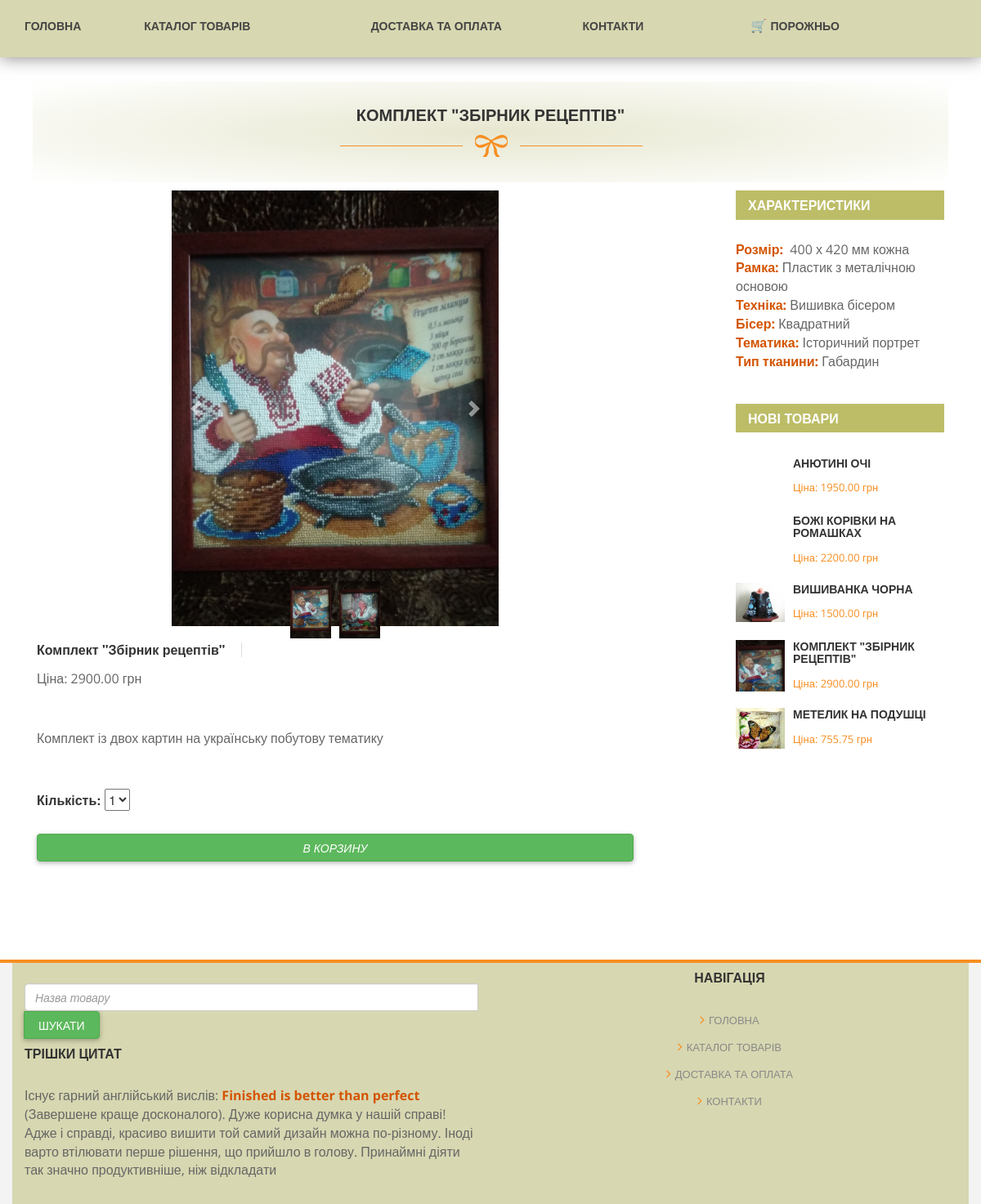
The app's page /posts/6/, older data.
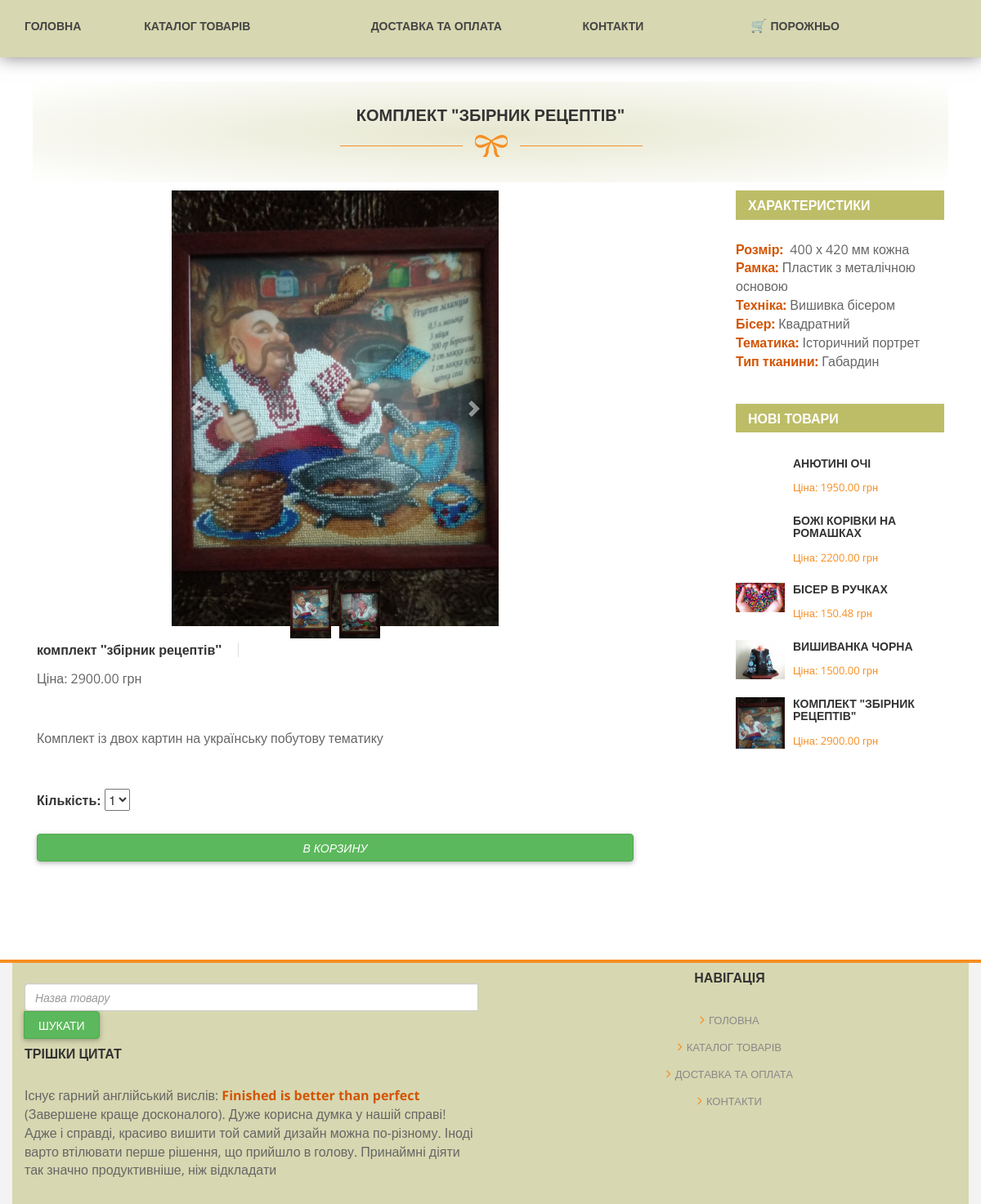
The same page, newer data.
### pages/models.py (models this page shows, shortened)
class Posts(models.Model):
    categoryid = models.CharField(max_length=6, verbose_name='Номер категории' , null=True)
    category = models.ForeignKey('Category', on_delete=models.CASCADE, null=True, verbose_name='Категория')
    title = models.CharField(max_length=150, verbose_name='Наименование')
    slug = models.SlugField(max_length=200, db_index=True,blank=True,allow_unicode=True)
    price = models.CharField(verbose_name='Цена',max_length=50)
    dopolnitelnie_xapakteristiki = models.CharField( verbose_name='Дополнительные характеристики',max_length=2550,null=True)
    polnoe_opisanie = models.CharField( verbose_name='Полное описание',max_length=10000)
    description = models.CharField(max_length=150, verbose_name='Мета описание',blank=True)
    keywords = models.CharField(max_length=150, verbose_name='Мета слова',blank=True)
    glavnoe_photo = models.ImageField(upload_to='photos/%Y/%m/%d/', verbose_name='Главное фото')
    photo_na_slider = models.ImageField(upload_to='photos/%Y/%m/%d/', verbose_name='Главное фото на слайдер',default=None,null=True)
    class Meta:
        verbose_name = 'Запись'
        verbose_name_plural = 'Записи'
        ordering = ['title']

class Pages(models.Model):
    podcherk = models.ImageField(upload_to='photos/%Y/%m/%d/', verbose_name='Картинка подчёркивания', blank=True)
    text = models.CharField(max_length=35000, verbose_name='Текст внизу' , null=True)
    title = models.CharField(max_length=150, verbose_name='Название страницы')
    description = models.CharField(max_length=150, verbose_name='Мета описание')
    keywords = models.CharField(max_length=150, verbose_name='Мета слова')
    fotertitle = models.CharField(max_length=350, verbose_name='Заголовок в футере')
    fotercontent = models.CharField(max_length=550, verbose_name='Слова в футере')
    logo = models.ImageField(upload_to='photos/%Y/%m/%d/', verbose_name='Логотип', blank=True)
    class Meta:
        verbose_name = 'Страница'
        verbose_name_plural = 'Страницы'

class Photos(models.Model):
    title = models.ForeignKey('Posts', on_delete=models.CASCADE, null=True, verbose_name='Товар')
    photo = models.ImageField(upload_to='photos/%Y/%m/%d/', verbose_name='Фото')
    num = models.CharField(max_length=10, verbose_name='Номер слайда', null=True)
    def photo_img(self):
        if self.photo:
            return u'<a href="{0}" target="_blank"><img src="{0}" width="100"/></a>'.format(self.photo.url)
        else:
            return '(Нет изображения)'
    photo_img.short_description = 'Картинка'
    photo_img.allow_tags = True
    class Meta:
        verbose_name = 'Фото'
        verbose_name_plural = 'Фото'
        ordering = ['title']

### pages/views.py (the view)
# urls.py: path('posts/<int:post_id>/', view_posts, name='view_posts'),
def view_posts(request, post_id):
    cart = Cart(request)
    page = Pages.objects.get(pk=4)
    post_item = get_object_or_404(Posts, pk=post_id)
    posts = Posts.objects.all()[0:5]
    category = Category.objects.all()
    photos = Photos.objects.filter(title=post_id)
    return render(request, 'pages/single-post.html', {"post_item": post_item ,'cart': cart, 'page':page , 'posts':posts , 'category':category , 'photos':photos})

### cart/cart.py (called while the page is built)
    def __len__(self):
        return sum(item['quantity'] for item in self.cart.values())

### pages/templates/pages/single-post.html (shortened to what this page needs)
{% extends "main.html" %}
{% block content %}
            <div id="product-post">
                <div class="container">
                    <div class="row">
                        <div class="col-md-12">
                            <div class="heading-section">
                                <h2>{{ post_item.title }}</h2>
                                <img src="{{ page.podcherk.url }}" alt="" />
                            </div>
                        </div>
                    </div>
                    <div id="single-blog" class="page-section first-section">
                        <div class="container">
                            <div class="row">
                                <div class="product-item col-md-12">
                                    <div class="row">
                                        <div class="col-md-8">
      <div id="carouselExampleIndicators" class="carousel slide" data-ride="carousel">
  <ol class="carousel-indicators">
    <img class="w active" data-target="#carouselExampleIndicators" data-slide-to="0"src="{{ post_item.photo_na_slider.url }}" alt="">
{% for item in photos %}
    <img class="w" data-target="#carouselExampleIndicators" data-slide-to="{{ item.num }}"src="{{ item.photo.url }}" alt="">
{% endfor %}
  </ol>
  <div class="carousel-inner">
    <div class="carousel-item active">
      <img
        src="{{ post_item.photo_na_slider.url }}"
        class="d-block w-100"
        alt="..."
      />
    </div>
  </div>
  <a
    class="carousel-control-prev"
    href="#carouselExampleIndicators"
    role="button"
    data-slide="prev"
  >
    <span class="carousel-control-prev-icon" aria-hidden="true"></span>
  </a>
  <a
    class="carousel-control-next"
    href="#carouselExampleIndicators"
    role="button"
    data-slide="next"
  >
    <span class="carousel-control-next-icon" aria-hidden="true"></span>
  </a>
</div>
                                                <div class="product-content">
                                                    <div class="product-title">
                                                        <h3>{{ post_item.title }}</h3>
                                                    </div>
                                                    <p>Ціна: {{post_item.price}} грн</p>
                                                    <p>{% autoescape off %}{{ post_item.dopolnitelnie_xapakteristiki }}{% endautoescape %}</p>
                                                    <form action="{% url 'cart:cart_add' post_item.id %}" method="post">
                                                    <label for="id_quantity">Кількість:</label>
      <select name="quantity" id="id_quantity">
  <option value="1">1</option>
</select>
                                                    <input type="submit" class='btn btn-success' value="В корзину">
                                                </form>
                                                </div>
                                        </div>
                                        <div class="col-md-3 col-md-offset-1">
                                            <div class="side-bar">
                                                <div class="news-letters">
                                                    <h4>Характеристики</h4>
                                                    <div class="archives-list">
                                                        <ul>
                                                    <p>{% autoescape off %}{{ post_item.polnoe_opisanie }}{% endautoescape %}</p>
                                                        </ul>
                                                    </div>
                                                </div>
                                                <div class="recent-post">
                                                    <h4>Нові товари</h4>
                                                    <div class="posts">
                                                        {% for item in posts %}
                                                        <div class="recent-post">
                                                            <div class="recent-post-thumb">
                                                                <a href="\posts/{{ item.id }}"><img src="{{item.glavnoe_photo.url}}" width='60px' alt="">
                                                            </div>
                                                            <div class="recent-post-info">
                                                                <h6>{{item.title}}</a></h6>
                                                                <span>Ціна: {{item.price}} грн</span>
                                                            </div>
                                                        </div>
                                                        {% endfor %}
                                                    </div>
                                                </div>
                                            </div>
                                        </div>
                                    </div>
                                </div>
                            </div>
                        </div>
                    </div>
                </div>
            </div>
{% endblock %}

### templates/main.html (shortened to what this page needs)
{% load static %}
<!DOCTYPE html>
 <html class="no-js">
    <head>
        <link rel="stylesheet" href="{% static 'css/mdb.min.css' %}">
        <link rel="stylesheet" href="{% static 'css/bootstrap.css' %}">
        <link rel="stylesheet" href="{% static 'css/font-awesome.css' %}">
        <link rel="stylesheet" href="{% static 'css/templatemo_style.css' %}">
        <link rel="stylesheet" href="{% static 'css/templatemo_misc.css' %}">
        <link rel="stylesheet" href="{% static 'css/flexslider.css' %}">
        <link rel="stylesheet" href="{% static 'css/testimonails-slider.css' %}">
        <link rel="stylesheet" href="{% static 'css/style.css' %}">
    </head>
    <body>
                <div id="main-header" class="main-header">
                    <div class="container m">
                                <div class="main-menu v">
                                    <div class="container">
                                    <div class="row">
                                    <div class="col-sm-1"><div class=""></div><a href="\" class="a">Головна</a></div>
                                    <div class="col-sm-3"><div class=""></div><a href="\category" class="a">Каталог товарів</a></div>
                                    <div class="col-sm-3"><div class=""></div><a href="\dostavka" class="a">Доставка та оплата</a></div>
                                    <div class="col-sm-1"><div class=""></div><a href="\contacts" class="a">Контакти</a></div>
                                        <div class="cart col-sm-4">
    {% with total_items=cart|length %}
        {% if cart|length > 0 %}
            🛒
            <a href="{% url 'cart:cart_detail' %}" class="a">
                {{ total_items }} шт.
                {{ cart.get_total_price }} грн.
            </a>
        {% else %}
            🛒 <a href="" class="a">Порожньо</a>
        {% endif %}
    {% endwith %}
</div>
                                    </div>
                                    </div>
                                </div>
                        </div>
                    </div>
{% block content %}
{% endblock %}
      <footer>
                <div class="container main-header">
                    <div class="main-footer">
                        <div class="row">
                            <div class="col-md-6">
                              <div class="col-sm">
        <form class=" input-group" action="{% url 'pages:category' %}">
        <input
          type="search"
          placeholder="Назва товару"
          class="col-md-8 form-control "
          aria-label="Search"
          name="search"
        />
        <button
          class="btn btn-success col-md-2"
          type="submit"
          data-mdb-ripple-color="dark"
        >
          Шукати
        </button></form></div>
                                <div class="about">
                                    <h4 class="footer-title">{{page.fotertitle}}</h4>
                                    <p>{% autoescape off %}{{page.fotercontent}}{% endautoescape %}</p>
                                </div>
                            </div>
                            <div class="col-md-6">
                                <div class="shop-list tac">
                                    <h4 class="footer-title">Навігація</h4>
                                    <ul>
                                        <li><a href="\"><i class="fa fa-angle-right"></i>Головна</a></li>
                                        <li><a href="\category"><i class="fa fa-angle-right"></i>Каталог товарів</a></li>
                                        <li><a href="\dostavka"><i class="fa fa-angle-right"></i>Доставка та оплата</a></li>
                                        <li><a href="\contacts"><i class="fa fa-angle-right"></i>Контакти</a></li>
                                    </ul>
                                </div>
                            </div>
                        </div>
                    </div>
                </div>
            </footer>
    </body>
</html>

### Roket/static/css/templatemo_style.css (style rules this page uses)
a { text-decoration: none; color: #f78e21; }
p { font-family: 'Open Sans', sans-serif; font-size: 13px; color: #666; }
.heading-section { text-align: center; padding: 100px 0 80px 0; }
.heading-section h2 { font-family: 'Open Sans', sans-serif; font-size: 20px; color: #333; font-weight: 700; text-transform: uppercase; }
*, *:before, *:after { -moz-box-sizing: border-box; -webkit-box-sizing: border-box; box-sizing: border-box; }
.main-menu a { font-family: 'Open Sans', sans-serif; font-weight: 700; font-size: 14px; color: #444; text-transform: uppercase; margin-right: 35px; }
.product-title h3 { font-size: 16px; font-weight: 700; color: #333; display: inline-block; margin-right: 20px; border-right: 1px solid #ddd; padding-right: 20px; }
.product-content p { margin-top: 5px; padding-bottom: 15px; }
input, textarea { padding: 10px; border: 1px solid #e2e2e2; width: 100%; margin-top: 25px; font-size: 13px; font-style: italic; font-weight: 300; color: #aaa; outline: none; }
.side-bar h4 { font-size: 16px; font-weight: 700; color: #fff; text-transform: uppercase; background-color: #f78e21; margin-top: 0px; padding: 9px 15px 9px 15px; }
.archives-list ul { margin-top: 25px !important; padding-bottom: 30px !important; margin: 0; padding: 0; }
.recent-post { overflow: hidden; margin-bottom: 20px; }
.recent-post-thumb { float: left; margin-right: 20px !important; width: 70px; height: 70px; }
.recent-post-info { overflow: hidden; }
.recent-post-info h6 { font-family: 'Open Sans', sans-serif; font-size: 14px; font-weight: 700; text-transform: uppercase; margin-top: 0; }
.posts { margin-top: 30px; margin-bottom: 30px; }
.recent-post-info a { color: #333; }
.recent-post-info span { font-family: 'Open Sans', sans-serif; font-size: 13px; color: #f78e21; }
footer { background-color: #f3f3f3; border-top: 4px solid #f78e21; margin-top: 120px; }
.footer-title { font-family: 'Open Sans', sans-serif; font-size: 16px; font-weight: 700; color: #333; text-transform: uppercase; padding-bottom: 20px; }
.shop-list ul { margin: 0; padding: 0; }
.shop-list li { list-style: none; margin: 10px 0; }
.shop-list i { font-size: 16px; margin-right: 5px; color: #f78e21; }
.shop-list a { text-transform: uppercase; color: #888; font-size: 13px; }
.recent-post-thumb { float: left; margin-right: 10px; width: 70px; height: 70px; }
@media screen and (min-width: 995px) { body { overflow-x: hidden; } }

### Roket/static/css/style.css (style rules this page uses)
body { padding-top: 90px; font-size: 16px!important; text-align: left; }
p { font-size: 16px; }
.main-header { background: #D7D7B1!important; }
.tac { text-align: center; }
.heading-section { margin: 10px; background: radial-gradient(rgba(215,215,177,0.6),rgba(0,0,0,0)); }
.main-footer { padding-bottom: 20px; }
.m { text-align: center; padding-top: 20px; position: fixed; top: 0px; left: 0px; z-index: 20; background: #D7D7B1!important; width: 100%; box-shadow: 0 0 20px rgba(0,0,0,0.5); }
.recent-post-thumb { width: 50px; height: 50px; }
.v { min-height: 50px; vertical-align: center; }
.heading-section { padding: 10px 0 30px 0; }
.side-bar h4 { background-color: rgba(189,189,104,1); }
.carousel-indicators .active { width: 50px; height: 70px; margin: 5px; cursor: pointer; }
.w { width: 50px; height: 70px; margin: 5px; cursor: pointer; }
.carousel-item { max-width: 50vh; }
.carousel-item img { width: 50vh; }
.carousel { max-width: 50vh; margin: 0 auto; }
.carousel-indicators { bottom: -30px; }

Row changes from the older to the newer data that the page shows:
no longer on this page (row edited): Posts: glavnoe_photo (picture), title "МЕТЕЛИК НА ПОДУШЦІ", price "755.75"
changed Posts "КОМПЛЕКТ \"ЗБІРНИК РЕЦЕПТІВ\"": title "Комплект \"Збірник рецептів\"" → "комплект \"збірник рецептів\""
added Posts: glavnoe_photo (picture), title "БІСЕР В РУЧКАХ", price "150.48"
